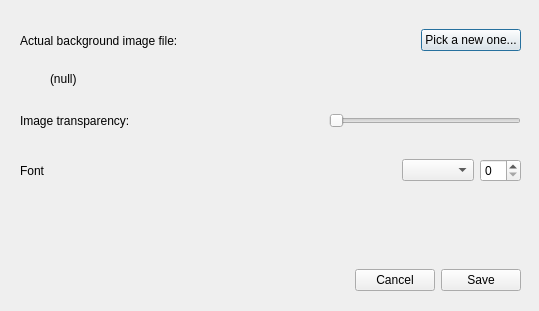
<?xml version="1.0" encoding="UTF-8"?>
<ui version="4.0">
 <class>MEdiTextPREFS</class>
 <widget class="QDialog" name="MEdiTextPREFS">
  <property name="geometry">
   <rect>
    <x>0</x>
    <y>0</y>
    <width>539</width>
    <height>311</height>
   </rect>
  </property>
  <property name="windowTitle">
   <string>MediText Preferences</string>
  </property>
  <widget class="QLabel" name="backgroundPath">
   <property name="geometry">
    <rect>
     <x>50</x>
     <y>70</y>
     <width>471</width>
     <height>17</height>
    </rect>
   </property>
   <property name="text">
    <string>(null)</string>
   </property>
  </widget>
  <widget class="QWidget" name="horizontalLayoutWidget">
   <property name="geometry">
    <rect>
     <x>20</x>
     <y>20</y>
     <width>501</width>
     <height>41</height>
    </rect>
   </property>
   <layout class="QHBoxLayout" name="horizontalLayout">
    <item>
     <widget class="QLabel" name="label">
      <property name="text">
       <string>Actual background image file:</string>
      </property>
     </widget>
    </item>
    <item>
     <spacer name="horizontalSpacer">
      <property name="orientation">
       <enum>Qt::Horizontal</enum>
      </property>
      <property name="sizeHint" stdset="0">
       <size>
        <width>40</width>
        <height>20</height>
       </size>
      </property>
     </spacer>
    </item>
    <item>
     <widget class="QPushButton" name="browseBtn">
      <property name="text">
       <string>Pick a new one...</string>
      </property>
     </widget>
    </item>
   </layout>
  </widget>
  <widget class="QWidget" name="horizontalLayoutWidget_2">
   <property name="geometry">
    <rect>
     <x>20</x>
     <y>100</y>
     <width>501</width>
     <height>41</height>
    </rect>
   </property>
   <layout class="QHBoxLayout" name="horizontalLayout_2">
    <item>
     <widget class="QLabel" name="label_3">
      <property name="text">
       <string>Image transparency:</string>
      </property>
     </widget>
    </item>
    <item>
     <spacer name="horizontalSpacer_2">
      <property name="orientation">
       <enum>Qt::Horizontal</enum>
      </property>
      <property name="sizeHint" stdset="0">
       <size>
        <width>40</width>
        <height>20</height>
       </size>
      </property>
     </spacer>
    </item>
    <item>
     <widget class="QSlider" name="transparency">
      <property name="orientation">
       <enum>Qt::Horizontal</enum>
      </property>
     </widget>
    </item>
   </layout>
  </widget>
  <widget class="QWidget" name="horizontalLayoutWidget_3">
   <property name="geometry">
    <rect>
     <x>20</x>
     <y>260</y>
     <width>501</width>
     <height>41</height>
    </rect>
   </property>
   <layout class="QHBoxLayout" name="horizontalLayout_3">
    <item>
     <spacer name="horizontalSpacer_3">
      <property name="orientation">
       <enum>Qt::Horizontal</enum>
      </property>
      <property name="sizeHint" stdset="0">
       <size>
        <width>40</width>
        <height>20</height>
       </size>
      </property>
     </spacer>
    </item>
    <item>
     <widget class="QPushButton" name="cancelBtn">
      <property name="text">
       <string>Cancel</string>
      </property>
     </widget>
    </item>
    <item>
     <widget class="QPushButton" name="saveBtn">
      <property name="text">
       <string>Save</string>
      </property>
     </widget>
    </item>
   </layout>
  </widget>
  <widget class="QWidget" name="horizontalLayoutWidget_4">
   <property name="geometry">
    <rect>
     <x>20</x>
     <y>150</y>
     <width>501</width>
     <height>41</height>
    </rect>
   </property>
   <layout class="QHBoxLayout" name="horizontalLayout_4">
    <item>
     <widget class="QLabel" name="label_4">
      <property name="text">
       <string>Font</string>
      </property>
     </widget>
    </item>
    <item>
     <spacer name="horizontalSpacer_4">
      <property name="orientation">
       <enum>Qt::Horizontal</enum>
      </property>
      <property name="sizeHint" stdset="0">
       <size>
        <width>40</width>
        <height>20</height>
       </size>
      </property>
     </spacer>
    </item>
    <item>
     <widget class="QComboBox" name="fontList"/>
    </item>
    <item>
     <widget class="QSpinBox" name="fontSize"/>
    </item>
   </layout>
  </widget>
 </widget>
 <resources/>
 <connections/>
</ui>
